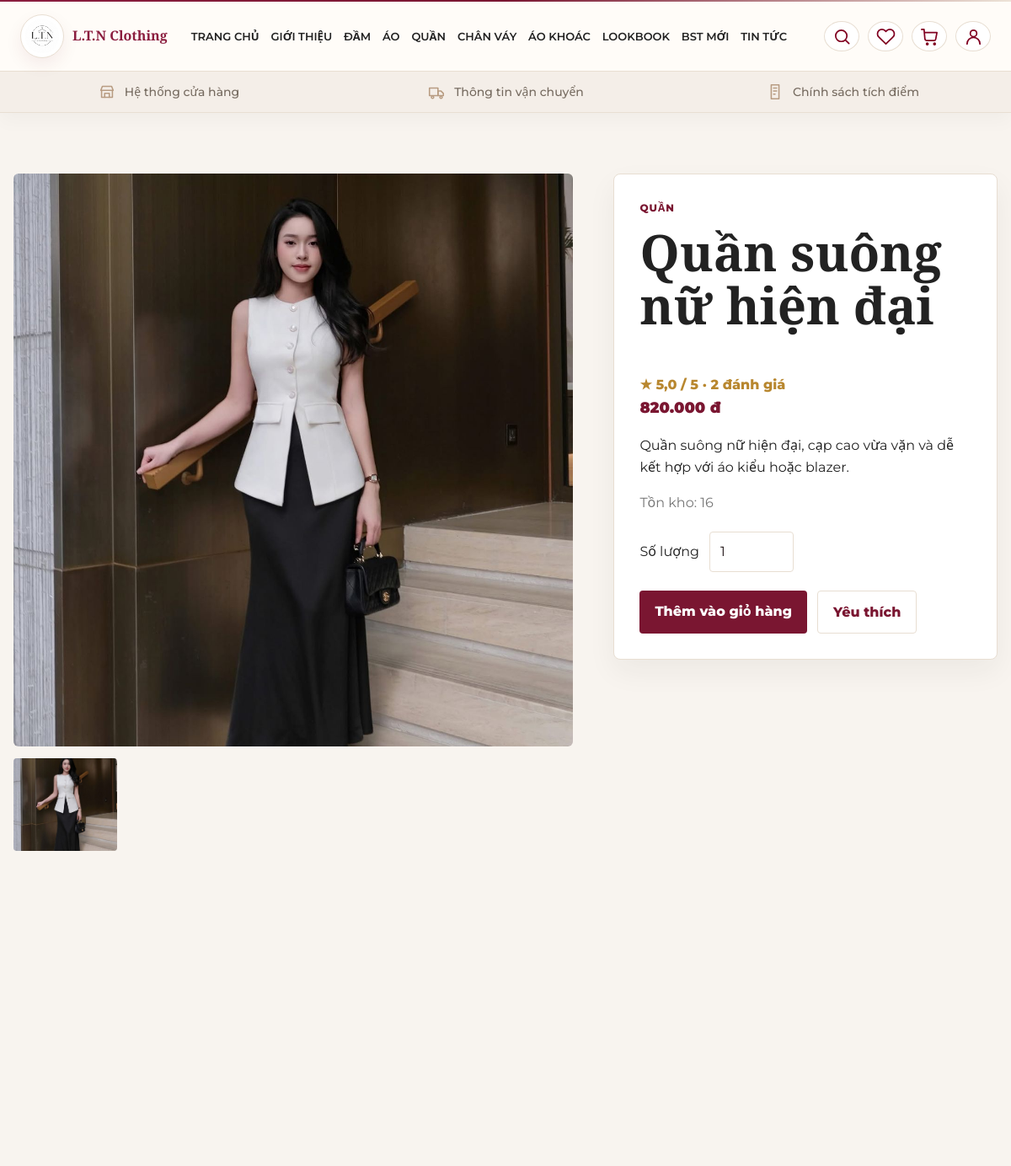
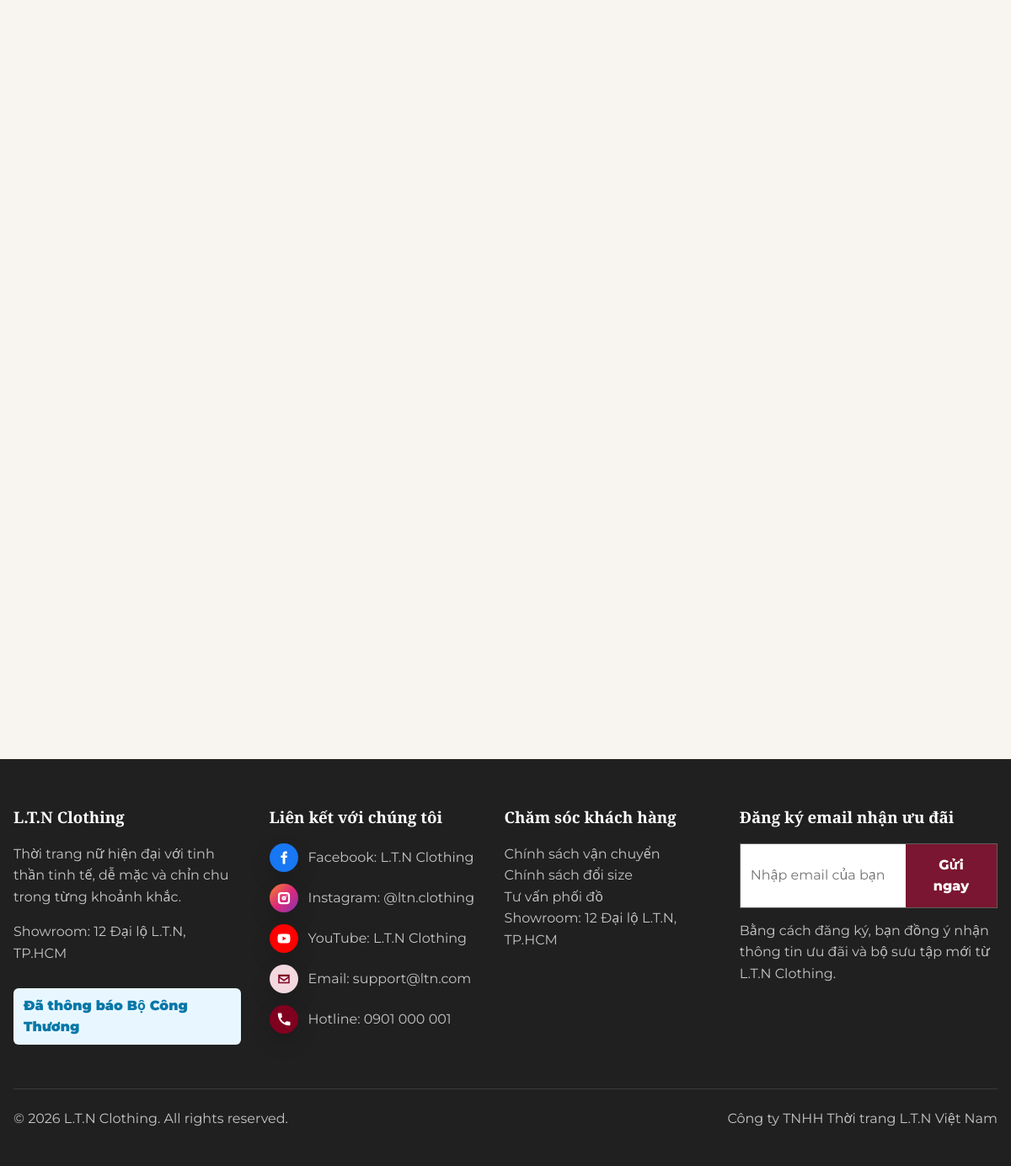
Page /products/ltn-008/ on the committed database (2 pictures, top to bottom).
### shop/models.py (models this page shows, shortened)
class TimeStampedModel(models.Model):
    created_at = models.DateTimeField(auto_now_add=True)
    updated_at = models.DateTimeField(auto_now=True)
    class Meta:
        abstract = True

class Product(TimeStampedModel):
    category = models.ForeignKey(Category, on_delete=models.PROTECT, related_name="products")
    name = models.CharField(max_length=180)
    slug = models.SlugField(max_length=210, unique=True, blank=True, allow_unicode=True)
    sku = models.CharField(max_length=60, unique=True)
    description = models.TextField()
    price = models.DecimalField(max_digits=12, decimal_places=0)
    sale_price = models.DecimalField(max_digits=12, decimal_places=0, blank=True, null=True)
    stock = models.PositiveIntegerField(default=0)
    main_image = models.ImageField(upload_to="products/", blank=True, null=True)
    is_featured = models.BooleanField(default=False)
    is_new = models.BooleanField(default=False)
    is_sale = models.BooleanField(default=False)
    is_active = models.BooleanField(default=True)
    class Meta:
        ordering = ["-created_at"]
    def get_active_sale(self):
        now = timezone.now()
        targets = SaleTarget.objects.select_related("campaign").filter(
            campaign__is_active=True,
            campaign__start_date__lte=now,
            campaign__end_date__gte=now,
        ).filter(
            models.Q(product=self) |
            models.Q(category=self.category) |
            models.Q(collection__products=self)
        )
        best_campaign = None
        best_price = self.price
        best_priority = 99
        if best_campaign:
            best_campaign._ltn_sale_price = best_price
            best_campaign._ltn_target_priority = best_priority
        return best_campaign
    def get_final_price(self):
        campaign = self.get_active_sale()
        if campaign:
            return campaign._ltn_sale_price
        if self.sale_price is not None and self.sale_price < self.price:
            return max(Decimal("0"), self.sale_price)
        return self.price
    def is_on_sale(self):
        return self.get_final_price() < self.price
    @property
    def final_price(self):
        return self.get_final_price()
    @property
    def has_sale(self):
        return self.is_on_sale()
    @property
    def is_in_stock(self):
        return self.stock > 0
    @property
    def average_rating(self):
        value = self.reviews.filter(is_approved=True).aggregate(avg=Avg("rating"))["avg"] or 0
        return round(float(value), 1)
    @property
    def review_count(self):
        return self.reviews.filter(is_approved=True).count()

class Category(TimeStampedModel):
    name = models.CharField(max_length=120)
    slug = models.SlugField(max_length=140, unique=True, blank=True, allow_unicode=True)
    icon = models.ImageField(upload_to="categories/icons/", blank=True, null=True)
    description = models.TextField(blank=True)
    image = models.ImageField(upload_to="categories/", blank=True, null=True)
    sort_order = models.PositiveIntegerField(default=0)
    is_active = models.BooleanField(default=True)
    class Meta:
        ordering = ["sort_order", "name"]
        verbose_name_plural = "Categories"

### shop/views.py (the view, shortened to what this page needs)
# urls.py: path("products/<slug:slug>/", views.product_detail, name="product_detail"),
def product_detail(request, slug):
    product = get_object_or_404(Product.objects.select_related("category").prefetch_related("images"), slug=slug, is_active=True)
    related_products = Product.objects.filter(category=product.category, is_active=True).exclude(pk=product.pk)[:3]
    reviews = product.reviews.filter(is_approved=True).select_related("user", "user__profile")
    user_review = None
    if request.user.is_authenticated:
        user_review = ProductReview.objects.filter(product=product, user=request.user).first()
    review_form = ProductReviewForm()
    return render(request, "shop/product_detail.html", {
        "product": product,
        "related_products": related_products,
        "reviews": reviews,
        "review_form": review_form,
        "user_review": user_review,
    })

### shop/forms.py (shortened to what this page needs)
class ProductReviewForm(forms.ModelForm):
    class Meta:
        model = ProductReview
        fields = ["rating", "comment"]
        widgets = {
            "rating": forms.Select(choices=[(5, "5 sao"), (4, "4 sao"), (3, "3 sao"), (2, "2 sao"), (1, "1 sao")]),
            "comment": forms.Textarea(attrs={"rows": 4, "placeholder": "Chia sẻ cảm nhận của bạn về sản phẩm"}),
        }

### shop/context_processors.py (called while the page is built, shortened)
def dashboard_url_for_user(user):
    if not user.is_authenticated:
        return "/login/"

def cart_counter(request):
    user_dashboard_url = dashboard_url_for_user(request.user)
    if not request.user.is_authenticated:
        return {"cart_count": 0, "wishlist_count": 0, "user_dashboard_url": user_dashboard_url}

### shop/models.py (called while the page is built)
    @property
    def stars(self):
        return "★" * self.rating + "☆" * (5 - self.rating)

### shop/templatetags/shop_extras.py (called while the page is built)
@register.filter
def vnd(value):
    try:
        number = int(value or 0)
    except (TypeError, ValueError):
        number = 0
    return f"{number:,}".replace(",", ".") + " đ"

### templates/shop/product_detail.html (shortened to what this page needs)
{% extends "base.html" %}
{% load shop_extras %}
{% block content %}
<main class="container jm-section">
  <div class="product-detail-layout">
    <section class="product-gallery">
      <div class="product-main-image">
        {% if product.main_image %}<img src="{{ product.main_image.url }}" alt="{{ product.name }}">{% else %}<img src="/static/WEBIMG/sang trọng.1.png" alt="{{ product.name }}">{% endif %}
      </div>
      <div class="product-thumbs">
        {% if product.main_image %}<img src="{{ product.main_image.url }}" alt="{{ product.name }}">{% endif %}
      </div>
    </section>
    <aside class="product-summary">
      <p class="eyebrow">{{ product.category.name }}</p>
      <h1>{{ product.name }}</h1>
      <div class="product-detail-rating"><span>★</span> {{ product.average_rating }} / 5 · {{ product.review_count }} đánh giá</div>
      <p class="price">{% if product.has_sale %}<small><del>{{ product.price|vnd }}</del></small>{% endif %} {{ product.final_price|vnd }}</p>
      <p>{{ product.description }}</p>
      <p class="stock-line">Tồn kho: {{ product.stock }}</p>
      <div class="quantity-row"><span>Số lượng</span><input type="number" value="1" min="1" max="{{ product.stock }}"></div>
      <div class="hero-actions">
        {% if product.is_in_stock %}<a class="btn" href="{% url 'shop:add_to_cart' product.id %}">Thêm vào giỏ hàng</a>{% else %}<span class="badge">Hết hàng</span>{% endif %}
        <a class="btn secondary" href="{% url 'shop:toggle_wishlist' product.id %}">Yêu thích</a>
      </div>
    </aside>
  </div>
</main>
{% endblock %}

### static/css/base.css (style rules this page uses)
* { box-sizing: border-box; }
body { margin: 0; font-family: "Segoe UI", Arial, sans-serif; color: var(--text-dark); background: var(--cream-bg); line-height: 1.6; }
a { color: inherit; text-decoration: none; }
img { display: block; max-width: 100%; }
h1, h2, h3, p { margin-top: 0; }
h1 { font-size: clamp(36px, 5vw, 66px); line-height: 1.05; letter-spacing: 0; }
.container { width: min(1180px, calc(100% - 32px)); margin: auto; }
.eyebrow { color: var(--fashion-maroon); font-size: 12px; font-weight: 800; letter-spacing: .08em; text-transform: uppercase; }
.btn, button { border: 0; border-radius: 6px; background: var(--fashion-maroon); color: var(--white); padding: 12px 18px; font: inherit; font-weight: 800; cursor: pointer; transition: transform .18s ease, box-shadow .18s ease, background .18s ease; }
.btn.secondary, button.secondary { background: var(--white); color: var(--fashion-maroon); border: 1px solid var(--border); }
input, select, textarea { width: 100%; min-height: 44px; border: 1px solid var(--border); border-radius: 6px; background: var(--white); color: var(--text-dark); padding: 10px 12px; font: inherit; }

### static/css/layout.css (style rules this page uses)
.hero-actions { display: flex; flex-wrap: wrap; gap: 12px; margin-top: 20px; }

### static/css/customer.css (style rules this page uses)
.price { color: var(--fashion-maroon); font-size: 20px; font-weight: 900; }

### static/css/style.css (style rules this page uses)
:root { --primary: #7A1631; --primary-dark: #8B1E3F; --primary-soft: #F8E8EE; --bg: #FFFFFF; --bg-soft: #F8F4EF; --bg-beige: #F4EEE8; --beige: #EDE3D7; --text: #222222; --muted: #777777; --border: #E8DED2; --card: #FFFFFF; --shadow-soft: 0 10px 30px rgba(31, 31, 31, 0.08); --color-primary: var(--primary); --color-primary-dark: var(--primary-dark); --color-primary-soft: var(--primary-soft); --color-bg: var(--bg); --color-bg-soft: var(--bg-soft); --color-bg-beige: var(--beige); --color-text: var(--text); --color-muted: var(--muted); --color-border: var(--border); --color-footer: #202020; }
* { box-sizing: border-box; }
html, body { overflow-x: hidden; }
body { margin: 0; color: var(--color-text); background: var(--bg-soft); font-family: "Montserrat", "Segoe UI", Arial, sans-serif; line-height: 1.6; }
h1, h2, h3, .section-title h2, .brand span { font-family: "Playfair Display", Georgia, serif; }
img { max-width: 100%; }
main { background: var(--bg-soft); }
.container { width: min(1180px, calc(100% - 32px)); }
.btn, button { border: 0; border-radius: 4px; background: var(--primary); color: #fff; box-shadow: none; }
.btn.secondary { border: 1px solid var(--color-border); background: var(--color-bg); color: var(--primary); }
input, select, textarea { border-color: var(--border); border-radius: 4px; }
.eyebrow { color: var(--primary); letter-spacing: .08em; }
.jm-section { padding: clamp(50px, 6vw, 74px) 0; }
.jm-section { margin-top: 0; margin-bottom: 0; background: transparent; box-shadow: none; }
.product-rating, .product-detail-rating, .review-stars { color: #b8872f; font-weight: 800; }
.price { color: var(--primary); font-size: 18px; font-weight: 900; }
.product-detail-layout { display: grid; grid-template-columns: minmax(0, 1.05fr) minmax(340px, .72fr); gap: 48px; align-items: start; }
.product-main-image img { width: 100%; max-height: 680px; object-fit: cover; border-radius: 6px; background: var(--color-bg-soft); }
.product-thumbs { display: grid; grid-template-columns: repeat(5, 1fr); gap: 12px; margin-top: 14px; }
.product-thumbs img { width: 100%; height: 110px; object-fit: cover; border-radius: 4px; }
.product-summary { position: sticky; top: 150px; border: 1px solid var(--border); border-radius: 8px; background: var(--color-bg); padding: 30px; box-shadow: 0 14px 34px rgba(31, 31, 31, .055); }
.stock-line { color: var(--color-muted); }
.quantity-row { display: flex; align-items: center; gap: 12px; margin: 22px 0; }
.quantity-row input { max-width: 100px; }
.reveal-soft { opacity: 0; transform: translateY(18px); transition: opacity .5s ease, transform .5s ease; }
.reveal-soft.is-visible { opacity: 1; transform: translateY(0); }

### rows in the picture
Product: main_image (picture), category.name "QUẦN", name "Quần suông nữ hiện đại", average_rating "5,0", review_count "2", final_price|vnd "820.000 đ", description "Quần suông nữ hiện đại, cạp cao vừa vặn và dễ kết hợp với áo kiểu hoặc blazer.", stock "16"
